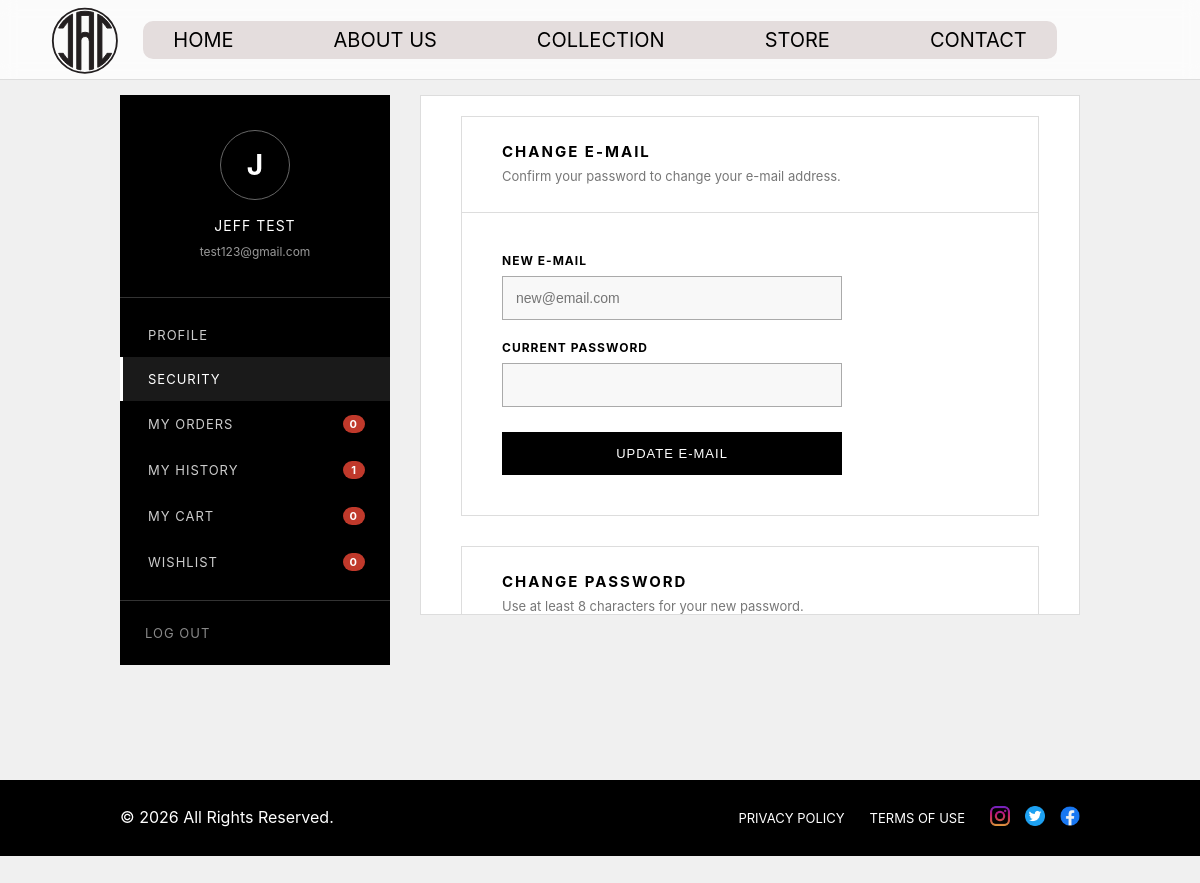
The app's page /user details/my account.php?tab=security (signed in) with its own data.
### tables this page shows
CREATE TABLE `users` (
  `id` int(11) NOT NULL AUTO_INCREMENT,
  `first_name` varchar(100) NOT NULL,
  `last_name` varchar(100) NOT NULL,
  `email` varchar(255) NOT NULL,
  `password` varchar(255) NOT NULL,
  `phone` varchar(30) DEFAULT NULL,
  `address` varchar(255) DEFAULT NULL,
  `city` varchar(100) DEFAULT NULL,
  `province` varchar(100) DEFAULT NULL,
  `postal_code` varchar(20) DEFAULT NULL,
  `created_at` timestamp NOT NULL DEFAULT current_timestamp(),
  `last_login` datetime DEFAULT NULL,
  PRIMARY KEY (`id`),
  UNIQUE KEY `email` (`email`)
);

### user details/my account.php (the view, shortened to what this page needs)
<?php
require_once "../php/db.php";
 $user = null;
 $stats = ["orders" => 0, "history" => 0, "wishlist" => 0, "cart" => 0];
if (isset($_SESSION["user_id"])) {
    $user_id = (int) $_SESSION["user_id"];
    $stmt = $conn->prepare("
        SELECT id, first_name, last_name, email, phone,
               address, city, province, postal_code, created_at
        FROM users
        WHERE id = ?
        LIMIT 1
    ");
    if ($stmt) {
        $stmt->bind_param("i", $user_id);
        $stmt->execute();
        $user = $stmt->get_result()->fetch_assoc();
    }
    function count_rows($conn, $sql, $uid) {
        $s = $conn->prepare($sql);
        $s->bind_param("i", $uid);
        $s->execute();
        $r = $s->get_result()->fetch_assoc();
        return (int) $r["c"];
    }
    $stats["orders"]   = count_rows($conn, "SELECT COUNT(*) AS c FROM orders WHERE user_id = ? AND status NOT IN ('Cancelled', 'Delivered', 'Completed')", $user_id);
    $stats["history"]  = count_rows($conn, "SELECT COUNT(*) AS c FROM orders WHERE user_id = ? AND status IN ('Cancelled', 'Delivered', 'Completed')", $user_id);
    $stats["wishlist"] = count_rows($conn, "SELECT COUNT(*) AS c FROM wishlist WHERE user_id = ?", $user_id);
    $stats["cart"]     = count_rows($conn, "SELECT COUNT(*) AS c FROM cart_items INNER JOIN cart ON cart_items.cart_id = cart.id WHERE cart.user_id = ?", $user_id);
}
 $tab = $_GET["tab"] ?? "profile";
?>
<!DOCTYPE html>
<html lang="en">
<head>
    <link rel="stylesheet" href="../style.css">
    <link rel="stylesheet" href="../account.css">
</head>
<body>
<header>
    <a href="../index.php">
        <img src="../Images/Final LOGO.svg" alt="JAC Logo" class="logo">
    </a>
    <nav>
        <a href="../index.php#home">HOME</a>
        <a href="../index.php#about">ABOUT US</a>
        <a href="../index.php#collections">COLLECTION</a>
        <a href="../store.php">STORE</a>
        <a href="../index.php#contact">CONTACT</a>
    </nav>
</header>
<section class="account-page">
    <div class="account-layout">
        <aside class="account-sidebar">
            <div class="sidebar-user">
                <div class="sidebar-avatar">
                    <?php echo $user ? strtoupper(substr($user["first_name"] ?? "J", 0, 1)) : "👤"; ?>
                </div>
                <p class="sidebar-name">
                    <?php echo $user
                        ? strtoupper(htmlspecialchars(($user["first_name"] ?? "") . " " . ($user["last_name"] ?? "")))
                        : "GUEST"; ?>
                </p>
                <p class="sidebar-email">
                    <?php echo $user ? htmlspecialchars($user["email"] ?? "") : "Not logged in"; ?>
                </p>
            </div>
            <nav class="sidebar-nav">
                <a href="my%20account.php?tab=profile" class="<?php echo ($user && $tab === "profile") ? "active" : ""; ?>">
                    PROFILE
                </a>
                <a href="my%20account.php?tab=security" class="<?php echo ($user && $tab === "security") ? "active" : ""; ?>">
                    SECURITY
                </a>
                <a href="my%20order.php">
                    MY ORDERS <?php if ($user): ?><span class="sidebar-count"><?php echo $stats["orders"]; ?></span><?php endif; ?>
                </a>
                <a href="my%20order.php?view=history">
                    MY HISTORY <?php if ($user): ?><span class="sidebar-count"><?php echo $stats["history"]; ?></span><?php endif; ?>
                </a>
                <a href="my%20cart.php">
                    MY CART <?php if ($user): ?><span class="sidebar-count"><?php echo $stats["cart"]; ?></span><?php endif; ?>
                </a>
                <a href="wishlist.php">
                    WISHLIST <?php if ($user): ?><span class="sidebar-count"><?php echo $stats["wishlist"]; ?></span><?php endif; ?>
                </a>
            </nav>
            <div class="sidebar-logout">
                <?php if ($user): ?>
                    <a href="../logout.php">LOG OUT</a>
                <?php else: ?>
                    <a href="../login.php">LOG IN</a>
                <?php endif; ?>
            </div>
        </aside>
        <div class="account-content">
            <?php if ($user): ?>
                <?php if ($tab === "profile"): ?>
                    <div class="account-section-card">
                        <div class="account-section-head">
                            <h3>PERSONAL INFORMATION</h3>
                            <p>Keep your details up to date for a smooth checkout.</p>
                        </div>
                        <form action="../php/update_profile.php" method="POST" class="account-form">
                            <div class="account-field">
                                <label for="first_name">FIRST NAME</label>
                                <input type="text" id="first_name" name="first_name"
                                    value="<?= htmlspecialchars($user["first_name"] ?? ""); ?>" required>
                            </div>
                            <div class="account-field">
                                <label for="last_name">LAST NAME</label>
                                <input type="text" id="last_name" name="last_name"
                                    value="<?= htmlspecialchars($user["last_name"] ?? ""); ?>" required>
                            </div>
                            <div class="account-field">
                                <label for="email">E-MAIL</label>
                                <input type="email" id="email"
                                    value="<?= htmlspecialchars($user["email"] ?? ""); ?>" readonly>
                            </div>
                            <div class="account-field">
                                <label for="phone">PHONE</label>
                                <input type="text" id="phone" name="phone"
                                    value="<?= htmlspecialchars($user["phone"] ?? ""); ?>" required>
                            </div>
                            <div class="account-field account-field-full">
                                <label for="address">ADDRESS</label>
                                <input type="text" id="address" name="address"
                                    value="<?= htmlspecialchars($user["address"] ?? ""); ?>" required>
                            </div>
                            <div class="account-field">
                                <label for="city">CITY</label>
                                <input type="text" id="city" name="city"
                                    value="<?= htmlspecialchars($user["city"] ?? ""); ?>" required>
                            </div>
                            <div class="account-field">
                                <label for="province">PROVINCE</label>
                                <input type="text" id="province" name="province"
                                    value="<?= htmlspecialchars($user["province"] ?? ""); ?>" required>
                            </div>
                            <div class="account-field">
                                <label for="postal_code">POSTAL CODE</label>
                                <input type="text" id="postal_code" name="postal_code"
                                    value="<?= htmlspecialchars($user["postal_code"] ?? ""); ?>" required>
                            </div>
                            <button type="submit" class="save-account-button">SAVE CHANGES</button>
                        </form>
                    </div>
                <?php else: ?>
                    <div class="account-section-card security-card">
                        <div class="account-section-head">
                            <h3>CHANGE E-MAIL</h3>
                            <p>Confirm your password to change your e-mail address.</p>
                        </div>
                        <form action="../php/update_email.php" method="POST" class="account-form-plain">
                            <div class="account-field">
                                <label for="new_email">NEW E-MAIL</label>
                                <input type="email" id="new_email" name="new_email"
                                    placeholder="new@email.com" required>
                            </div>
                            <div class="account-field">
                                <label for="email_pass">CURRENT PASSWORD</label>
                                <input type="password" id="email_pass" name="password"
                                    autocomplete="current-password" required>
                            </div>
                            <button type="submit" class="save-account-button">UPDATE E-MAIL</button>
                        </form>
                    </div>
                    <div class="account-section-card security-card" style="margin-top: 30px;">
                        <div class="account-section-head">
                            <h3>CHANGE PASSWORD</h3>
                            <p>Use at least 8 characters for your new password.</p>
                        </div>
                    </div>
                <?php endif; ?>
            <?php endif; ?>
        </div>
    </div>
</section>
<footer>
    <div class="footer-bottom">
        <p>© 2026 All Rights Reserved.</p>
        <div class="footer-right">
            <a href="../legal/privacy.html">PRIVACY POLICY</a>
            <a href="../legal/terms.html">TERMS OF USE</a>
            <div class="footer-social">
                <a href="#"><img src="../images/instagram.png" alt="Instagram"></a>
                <a href="#"><img src="../images/twitter.png" alt="Twitter"></a>
                <a href="#"><img src="../images/facebook.png" alt="Facebook"></a>
            </div>
        </div>
    </div>
</footer>
</body>
</html>

### style.css (style rules this page uses)
html { scroll-behavior: smooth; }
body { font-family: Bakerville, Inter; background-color: rgb(240, 240, 240); color: black; }
header { height: 80px; display: flex; justify-content: center; align-items: center; padding: 0 50px; border-bottom: 1px solid #ddd; position: sticky; top: 0; z-index: 1000; background-color: rgba(255, 255, 255, 0.75); backdrop-filter: blur(8px); }
nav { display: flex; gap: 100px; padding: 7px 30px; background-color: #e4dddd; border-radius: 10px; }
nav a { position: relative; color: black; text-decoration: none; font-size: 20px; }
nav a::after { content: ''; position: absolute; left: 0; bottom: -5px; width: 0; height: 2px; background-color: black; transition: width 0.3s ease; }
.logo { position: absolute; left: 30px; top: -50px; width: 110px; height: auto; }
section { padding: 80px 10%; }
p { line-height: 1.6; margin-bottom: 15px; }
button { padding: 14px 28px; background-color: black; color: white; border: none; cursor: pointer; font-size: 12px; letter-spacing: 1px; }
footer { padding: 25px 10%; background-color: black; color: white; }
.footer-bottom { display: flex; align-items: center; justify-content: space-between; }
.footer-bottom p { margin: 0; }
.footer-right { display: flex; align-items: center; gap: 25px; }
.footer-right a { color: white; text-decoration: none; font-size: 13px; }
.footer-social { display: flex; align-items: center; gap: 15px; }
.footer-social img { width: 20px; height: 20px; object-fit: contain; }
.account-page, .orders-page, .cart-page, .wishlist-page { min-height: 700px; padding: 80px 10%; background-color: rgb(240, 240, 240); }
.account-content { padding: 40px; background-color: white; border: 1px solid #ddd; }
.account-field { display: flex; flex-direction: column; gap: 8px; }
.account-field label { font-size: 12px; letter-spacing: 1px; font-weight: bold; }
.account-field input { padding: 13px; background-color: #f8f8f8; border: 1px solid #aaa; font-size: 14px; }
.save-account-button { grid-column: 1 / -1; width: 100%; margin-top: 10px; padding: 14px; background-color: black; color: white; border: none; font-size: 13px; letter-spacing: 1px; cursor: pointer; }

### records on screen
users: first_name "J", first_name+last_name "JEFF TEST", email "test123@gmail.com"

### other values on screen
$stats["orders"] "0"
$stats["history"] "1"
$stats["cart"] "0"
$stats["wishlist"] "0"
